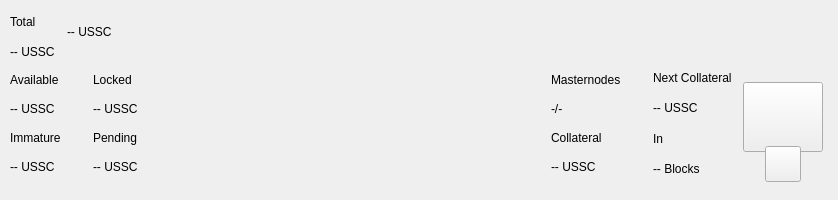
<?xml version="1.0" encoding="UTF-8"?>
<ui version="4.0">
 <class>TopBar</class>
 <widget class="QWidget" name="TopBar">
  <property name="geometry">
   <rect>
    <x>0</x>
    <y>0</y>
    <width>838</width>
    <height>200</height>
   </rect>
  </property>
  <property name="minimumSize">
   <size>
    <width>0</width>
    <height>200</height>
   </size>
  </property>
  <property name="maximumSize">
   <size>
    <width>16777215</width>
    <height>200</height>
   </size>
  </property>
  <property name="windowTitle">
   <string>Form</string>
  </property>
  <layout class="QVBoxLayout" name="verticalLayout_10" stretch="0">
   <property name="spacing">
    <number>0</number>
   </property>
   <property name="leftMargin">
    <number>0</number>
   </property>
   <property name="topMargin">
    <number>0</number>
   </property>
   <property name="rightMargin">
    <number>0</number>
   </property>
   <property name="bottomMargin">
    <number>0</number>
   </property>
   <item>
    <widget class="PFBorderImage" name="containerTop">
     <layout class="QVBoxLayout" name="verticalLayout_11">
      <property name="spacing">
       <number>0</number>
      </property>
      <property name="leftMargin">
       <number>0</number>
      </property>
      <property name="topMargin">
       <number>0</number>
      </property>
      <property name="rightMargin">
       <number>0</number>
      </property>
      <property name="bottomMargin">
       <number>0</number>
      </property>
      <item>
       <widget class="QWidget" name="top_container_2" native="true">
        <property name="minimumSize">
         <size>
          <width>0</width>
          <height>65</height>
         </size>
        </property>
        <layout class="QHBoxLayout" name="top_container">
         <property name="spacing">
          <number>0</number>
         </property>
         <property name="leftMargin">
          <number>10</number>
         </property>
         <property name="topMargin">
          <number>0</number>
         </property>
         <property name="rightMargin">
          <number>10</number>
         </property>
         <property name="bottomMargin">
          <number>0</number>
         </property>
         <item>
          <layout class="QHBoxLayout" name="horizontalLayout_4">
           <property name="spacing">
            <number>12</number>
           </property>
           <property name="rightMargin">
            <number>0</number>
           </property>
           <item>
            <widget class="QWidget" name="widgetAmount" native="true">
             <layout class="QVBoxLayout" name="verticalLayout_2">
              <property name="spacing">
               <number>2</number>
              </property>
              <property name="leftMargin">
               <number>0</number>
              </property>
              <property name="topMargin">
               <number>8</number>
              </property>
              <property name="rightMargin">
               <number>0</number>
              </property>
              <property name="bottomMargin">
               <number>0</number>
              </property>
              <item>
               <widget class="QLabel" name="labelTitle1">
                <property name="text">
                 <string>Total</string>
                </property>
               </widget>
              </item>
              <item>
               <widget class="QLabel" name="labelAmountPiv">
                <property name="text">
                 <string notr="true">-- USSC</string>
                </property>
               </widget>
              </item>
             </layout>
            </widget>
           </item>
           <item alignment="Qt::AlignVCenter">
            <widget class="QWidget" name="widgetTopAmount" native="true">
             <property name="sizePolicy">
              <sizepolicy hsizetype="Preferred" vsizetype="Maximum">
               <horstretch>0</horstretch>
               <verstretch>0</verstretch>
              </sizepolicy>
             </property>
             <layout class="QHBoxLayout" name="horizontalLayout_5">
              <property name="spacing">
               <number>0</number>
              </property>
              <property name="leftMargin">
               <number>0</number>
              </property>
              <property name="topMargin">
               <number>0</number>
              </property>
              <property name="rightMargin">
               <number>0</number>
              </property>
              <property name="bottomMargin">
               <number>0</number>
              </property>
              <item alignment="Qt::AlignTop">
               <widget class="QLabel" name="labelAmountTopPiv">
                <property name="minimumSize">
                 <size>
                  <width>0</width>
                  <height>36</height>
                 </size>
                </property>
                <property name="styleSheet">
                 <string notr="true">padding:0px;margin:0px;</string>
                </property>
                <property name="text">
                 <string notr="true">-- USSC</string>
                </property>
               </widget>
              </item>
             </layout>
            </widget>
           </item>
           <item>
            <spacer name="horizontalSpacer">
             <property name="orientation">
              <enum>Qt::Horizontal</enum>
             </property>
             <property name="sizeHint" stdset="0">
              <size>
               <width>40</width>
               <height>20</height>
              </size>
             </property>
            </spacer>
           </item>
           <item alignment="Qt::AlignRight">
            <widget class="QWidget" name="layoutSync" native="true">
             <property name="minimumSize">
              <size>
               <width>0</width>
               <height>36</height>
              </size>
             </property>
             <property name="maximumSize">
              <size>
               <width>16777215</width>
               <height>36</height>
              </size>
             </property>
             <layout class="QVBoxLayout" name="verticalLayout_9">
              <property name="leftMargin">
               <number>0</number>
              </property>
              <property name="topMargin">
               <number>0</number>
              </property>
              <property name="rightMargin">
               <number>0</number>
              </property>
              <property name="bottomMargin">
               <number>0</number>
              </property>
              <item>
               <widget class="ExpandableButton" name="pushButtonSync" native="true">
                <property name="minimumSize">
                 <size>
                  <width>36</width>
                  <height>36</height>
                 </size>
                </property>
                <property name="maximumSize">
                 <size>
                  <width>16777215</width>
                  <height>36</height>
                 </size>
                </property>
               </widget>
              </item>
             </layout>
            </widget>
           </item>
           <item>
            <widget class="ExpandableButton" name="pushButtonHDUpgrade" native="true">
             <property name="minimumSize">
              <size>
               <width>36</width>
               <height>36</height>
              </size>
             </property>
             <property name="maximumSize">
              <size>
               <width>16777215</width>
               <height>36</height>
              </size>
             </property>
            </widget>
           </item>
           <item>
            <widget class="ExpandableButton" name="pushButtonStack" native="true">
             <property name="minimumSize">
              <size>
               <width>36</width>
               <height>36</height>
              </size>
             </property>
             <property name="maximumSize">
              <size>
               <width>16777215</width>
               <height>36</height>
              </size>
             </property>
            </widget>
           </item>
           <item>
            <widget class="ExpandableButton" name="pushButtonConf" native="true">
             <property name="minimumSize">
              <size>
               <width>36</width>
               <height>36</height>
              </size>
             </property>
             <property name="maximumSize">
              <size>
               <width>16777215</width>
               <height>36</height>
              </size>
             </property>
            </widget>
           </item>
           <item>
            <widget class="ExpandableButton" name="pushButtonMasternodes" native="true">
             <property name="minimumSize">
              <size>
               <width>36</width>
               <height>36</height>
              </size>
             </property>
             <property name="maximumSize">
              <size>
               <width>16777215</width>
               <height>36</height>
              </size>
             </property>
            </widget>
           </item>
           <item>
            <widget class="ExpandableButton" name="pushButtonConsole" native="true">
             <property name="minimumSize">
              <size>
               <width>36</width>
               <height>36</height>
              </size>
             </property>
             <property name="maximumSize">
              <size>
               <width>16777215</width>
               <height>36</height>
              </size>
             </property>
            </widget>
           </item>
           <item>
            <widget class="ExpandableButton" name="pushButtonConnection" native="true">
             <property name="minimumSize">
              <size>
               <width>36</width>
               <height>36</height>
              </size>
             </property>
             <property name="maximumSize">
              <size>
               <width>16777215</width>
               <height>36</height>
              </size>
             </property>
            </widget>
           </item>
           <item>
            <widget class="ExpandableButton" name="pushButtonTor" native="true">
             <property name="minimumSize">
              <size>
               <width>36</width>
               <height>36</height>
              </size>
             </property>
             <property name="maximumSize">
              <size>
               <width>16777215</width>
               <height>36</height>
              </size>
             </property>
            </widget>
           </item>
           <item>
            <widget class="ExpandableButton" name="pushButtonLock" native="true">
             <property name="sizePolicy">
              <sizepolicy hsizetype="Expanding" vsizetype="Expanding">
               <horstretch>0</horstretch>
               <verstretch>0</verstretch>
              </sizepolicy>
             </property>
             <property name="minimumSize">
              <size>
               <width>36</width>
               <height>0</height>
              </size>
             </property>
             <property name="maximumSize">
              <size>
               <width>16777215</width>
               <height>36</height>
              </size>
             </property>
            </widget>
           </item>
           <item>
            <widget class="ExpandableButton" name="pushButtonTheme" native="true">
             <property name="minimumSize">
              <size>
               <width>36</width>
               <height>36</height>
              </size>
             </property>
             <property name="maximumSize">
              <size>
               <width>16777215</width>
               <height>36</height>
              </size>
             </property>
            </widget>
           </item>
           <item>
            <widget class="ExpandableButton" name="pushButtonFAQ" native="true">
             <property name="minimumSize">
              <size>
               <width>36</width>
               <height>36</height>
              </size>
             </property>
             <property name="maximumSize">
              <size>
               <width>16777215</width>
               <height>36</height>
              </size>
             </property>
            </widget>
           </item>
          </layout>
         </item>
        </layout>
       </widget>
      </item>
      <item>
       <widget class="QWidget" name="bottom_container" native="true">
        <property name="minimumSize">
         <size>
          <width>0</width>
          <height>135</height>
         </size>
        </property>
        <layout class="QHBoxLayout" name="botton_container">
         <property name="leftMargin">
          <number>10</number>
         </property>
         <property name="topMargin">
          <number>0</number>
         </property>
         <property name="rightMargin">
          <number>10</number>
         </property>
         <property name="bottomMargin">
          <number>10</number>
         </property>
         <item>
          <layout class="QHBoxLayout" name="horizontalLayout_3">
           <property name="spacing">
            <number>0</number>
           </property>
           <property name="bottomMargin">
            <number>9</number>
           </property>
           <item>
            <layout class="QVBoxLayout" name="verticalLayout_7">
             <property name="spacing">
              <number>0</number>
             </property>
             <property name="leftMargin">
              <number>0</number>
             </property>
             <property name="rightMargin">
              <number>0</number>
             </property>
             <item>
              <layout class="QHBoxLayout" name="horizontalLayout_2">
               <property name="spacing">
                <number>0</number>
               </property>
               <item>
                <layout class="QVBoxLayout" name="verticalLayout_6">
                 <item>
                  <widget class="QLabel" name="labelTitle5">
                   <property name="text">
                    <string>Available</string>
                   </property>
                  </widget>
                 </item>
                 <item>
                  <widget class="QLabel" name="labelAvailablePiv">
                   <property name="text">
                    <string>-- USSC</string>
                   </property>
                  </widget>
                 </item>
                 <item>
                  <widget class="QLabel" name="labelTitle4">
                   <property name="text">
                    <string>Immature</string>
                   </property>
                  </widget>
                 </item>
                 <item>
                  <widget class="QLabel" name="labelImmaturePiv">
                   <property name="text">
                    <string notr="true">-- USSC</string>
                   </property>
                  </widget>
                 </item>
                </layout>
               </item>
               <item>
                <layout class="QVBoxLayout" name="verticalLayout_8">
                 <property name="leftMargin">
                  <number>32</number>
                 </property>
                 <item>
                  <widget class="QLabel" name="labelTitle6">
                   <property name="text">
                    <string>Locked</string>
                   </property>
                  </widget>
                 </item>
                 <item>
                  <widget class="QLabel" name="labelLockedPiv">
                   <property name="text">
                    <string>-- USSC</string>
                   </property>
                  </widget>
                 </item>
                 <item>
                  <widget class="QLabel" name="labelTitle3">
                   <property name="text">
                    <string>Pending</string>
                   </property>
                  </widget>
                 </item>
                 <item>
                  <widget class="QLabel" name="labelPendingPiv">
                   <property name="text">
                    <string notr="true">-- USSC</string>
                   </property>
                  </widget>
                 </item>
                </layout>
               </item>
              </layout>
             </item>
            </layout>
           </item>
          </layout>
         </item>
         <item>
          <spacer name="horizontalSpacer_2">
           <property name="orientation">
            <enum>Qt::Horizontal</enum>
           </property>
           <property name="sizeHint" stdset="0">
            <size>
             <width>40</width>
             <height>20</height>
            </size>
           </property>
          </spacer>
         </item>
         <item>
          <layout class="QHBoxLayout" name="horizontalLayout_6">
           <property name="spacing">
            <number>0</number>
           </property>
           <property name="rightMargin">
            <number>0</number>
           </property>
           <property name="bottomMargin">
            <number>9</number>
           </property>
           <item>
            <layout class="QVBoxLayout" name="verticalLayout_5">
             <item>
              <widget class="QLabel" name="labelMasternodesTitle">
               <property name="text">
                <string>Masternodes</string>
               </property>
              </widget>
             </item>
             <item>
              <widget class="QLabel" name="labelMasternodeCount">
               <property name="text">
                <string>-/-</string>
               </property>
              </widget>
             </item>
             <item>
              <widget class="QLabel" name="labelTitle8">
               <property name="text">
                <string>Collateral</string>
               </property>
              </widget>
             </item>
             <item>
              <widget class="QLabel" name="labelCollateralPiv">
               <property name="text">
                <string notr="true">-- USSC</string>
               </property>
              </widget>
             </item>
            </layout>
           </item>
           <item>
            <widget class="QWidget" name="widgetNextCollateral" native="true">
             <layout class="QVBoxLayout" name="verticalLayout_12">
              <property name="leftMargin">
               <number>32</number>
              </property>
              <property name="topMargin">
               <number>0</number>
              </property>
              <property name="rightMargin">
               <number>0</number>
              </property>
              <property name="bottomMargin">
               <number>0</number>
              </property>
              <item>
               <widget class="QLabel" name="labelNextMasternodesTitle">
                <property name="text">
                 <string>Next Collateral</string>
                </property>
               </widget>
              </item>
              <item>
               <widget class="QLabel" name="labelNextCollateralValue">
                <property name="text">
                 <string>-- USSC</string>
                </property>
               </widget>
              </item>
              <item>
               <widget class="QLabel" name="labelTitle9">
                <property name="text">
                 <string>In</string>
                </property>
               </widget>
              </item>
              <item>
               <widget class="QLabel" name="labelNextCollateralBlocks">
                <property name="text">
                 <string notr="true">-- Blocks</string>
                </property>
               </widget>
              </item>
             </layout>
            </widget>
           </item>
          </layout>
         </item>
         <item>
          <widget class="QWidget" name="qrContainer" native="true">
           <property name="sizePolicy">
            <sizepolicy hsizetype="Preferred" vsizetype="Minimum">
             <horstretch>0</horstretch>
             <verstretch>0</verstretch>
            </sizepolicy>
           </property>
           <property name="minimumSize">
            <size>
             <width>90</width>
             <height>110</height>
            </size>
           </property>
           <property name="maximumSize">
            <size>
             <width>90</width>
             <height>110</height>
            </size>
           </property>
           <layout class="QVBoxLayout" name="containerQR">
            <property name="spacing">
             <number>0</number>
            </property>
            <property name="leftMargin">
             <number>5</number>
            </property>
            <property name="topMargin">
             <number>10</number>
            </property>
            <property name="rightMargin">
             <number>5</number>
            </property>
            <property name="bottomMargin">
             <number>0</number>
            </property>
            <item>
             <widget class="QPushButton" name="btnQr">
              <property name="minimumSize">
               <size>
                <width>70</width>
                <height>70</height>
               </size>
              </property>
              <property name="maximumSize">
               <size>
                <width>16777215</width>
                <height>70</height>
               </size>
              </property>
              <property name="focusPolicy">
               <enum>Qt::NoFocus</enum>
              </property>
              <property name="text">
               <string/>
              </property>
              <property name="iconSize">
               <size>
                <width>70</width>
                <height>70</height>
               </size>
              </property>
             </widget>
            </item>
            <item>
             <spacer name="verticalSpacer">
              <property name="orientation">
               <enum>Qt::Vertical</enum>
              </property>
              <property name="sizeType">
               <enum>QSizePolicy::Fixed</enum>
              </property>
              <property name="sizeHint" stdset="0">
               <size>
                <width>20</width>
                <height>20</height>
               </size>
              </property>
             </spacer>
            </item>
            <item alignment="Qt::AlignHCenter|Qt::AlignBottom">
             <widget class="QPushButton" name="pushButtonQR">
              <property name="minimumSize">
               <size>
                <width>36</width>
                <height>36</height>
               </size>
              </property>
              <property name="maximumSize">
               <size>
                <width>36</width>
                <height>36</height>
               </size>
              </property>
              <property name="focusPolicy">
               <enum>Qt::NoFocus</enum>
              </property>
              <property name="text">
               <string/>
              </property>
             </widget>
            </item>
           </layout>
          </widget>
         </item>
        </layout>
       </widget>
      </item>
     </layout>
    </widget>
   </item>
  </layout>
 </widget>
 <customwidgets>
  <customwidget>
   <class>ExpandableButton</class>
   <extends>QWidget</extends>
   <header>qt/ussc/expandablebutton.h</header>
   <container>1</container>
  </customwidget>
  <customwidget>
   <class>PFBorderImage</class>
   <extends>QFrame</extends>
   <header>qt/ussc/pfborderimage.h</header>
   <container>1</container>
  </customwidget>
 </customwidgets>
 <resources/>
 <connections/>
</ui>
